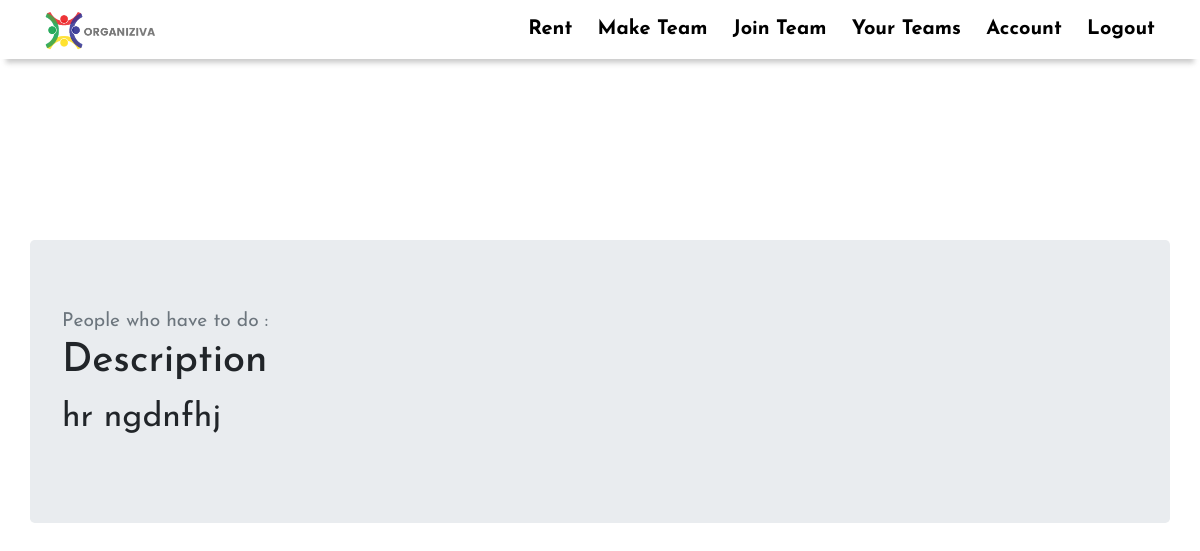
The app's page /c958cd92c34a6f77dpsrohini/6/event (signed in), older data.
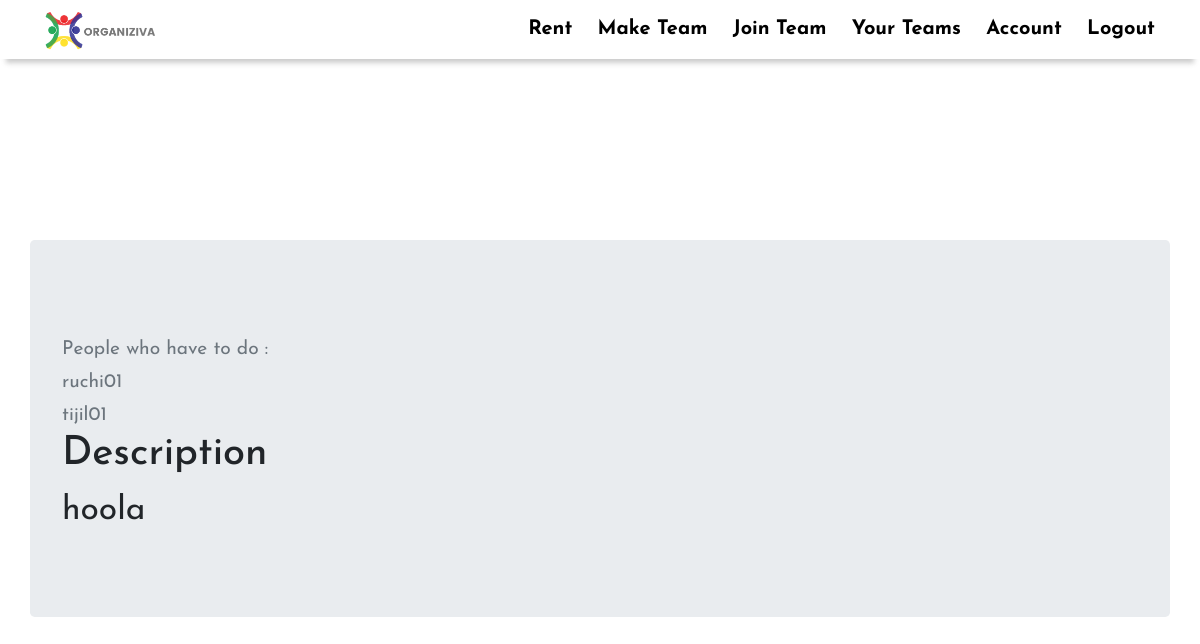
The same page, newer data.
### Tool/models.py (models this page shows, shortened)
class Events(db.Model):
    __tablename__ = 'events'
    id = db.Column(db.Integer, primary_key = True)
    teamid = db.Column(db.Integer, db.ForeignKey('teams.randomid'))
    date = db.Column(db.DateTime,nullable = False,default=datetime.now)
    start_date = db.Column(db.DateTime,nullable = True)
    end_date = db.Column(db.DateTime,nullable = True)
    title = db.Column(db.String)
    event = db.Column(db.String)
    type = db.Column(db.String)

class User(db.Model,UserMixin):
    __tablename__ = 'users'
    id = db.Column(db.Integer,primary_key = True)
    name = db.Column(db.String(64))
    username = db.Column(db.String , unique = True)
    profile_image = db.Column(db.String(64), nullable = False , default = 'head_res.png')
    email = db.Column(db.String(64),unique = True,index = True)
    password_hash = db.Column(db.String(128))
    rent = db.relationship('Rent' , backref = 'user' , lazy = 'dynamic')
    knowledge = db.relationship('Knowledge' , backref = 'user' , lazy = 'dynamic')
    teams = db.relationship('Team' , secondary = work , backref = db.backref('workers', lazy = 'dynamic'))
    events = db.relationship('Events' , secondary = event , backref = db.backref('doers', lazy = 'dynamic'))

### app.py (the view)
@app.route('/<team_id>/<event_id>/event', methods = ['GET' , 'POST'])
@login_required
def event(team_id,event_id):
    mylist = []
    team = Team.query.filter_by(randomid = team_id).first()
    if current_user in team.workers:
        events = Events.query.filter_by(id = event_id).first()
    else:
        abort(403)
    return render_template('event.htm', events = events , mylist = mylist)

### Tool/models.py (called while the page is built)
@login_manager.user_loader
def load_user(user_id):
    return User.query.get(user_id)

### Tool/templates/event.htm (shortened to what this page needs)
{%extends 'base.htm'%}
{%block content%}
<br><br><br><br><br><br><br><br><br><br>
<div class="container jumbotron event">
  <small id="emailHelp" class="form-text text-muted">People who have to do :</small>
  {%for m in events.doers%}
    <small id="emailHelp" class="form-text text-muted">{{mylist.pop()}}</small>
  {%endfor%}
  <h1>Description</h1>
  <p style="font-size: 140%;">{{events.event}}</p>
</div>
{%endblock%}

Row changes from the older to the newer data that the page shows:
now on this page (row unchanged): User: pop "tijil01"
now on this page (row unchanged): User: pop "ruchi01"
changed Events: event "hr ngdnfhj" → "hoola"
